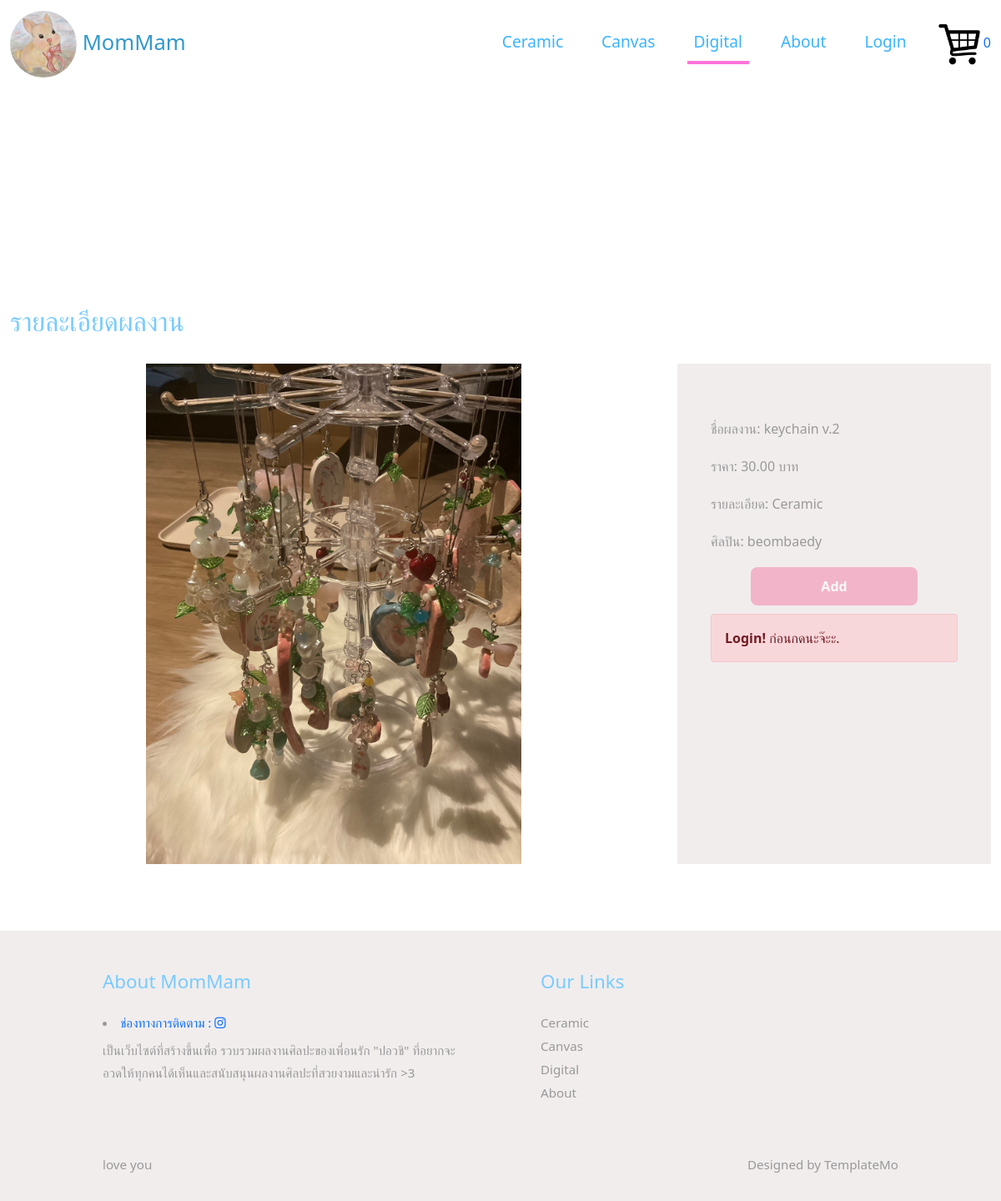
Screenshot of /detail.php?product_id=8 with the database file from the repository.
### tables this page shows
CREATE TABLE `products` (
  `product_id` int(11) NOT NULL,
  `product_name` varchar(100) NOT NULL,
  `category` varchar(100) NOT NULL,
  `price` decimal(10,2) NOT NULL,
  `stock_quantity` int(11) NOT NULL DEFAULT '0',
  `product_img` varchar(100) NOT NULL,
  `artist` varchar(100) NOT NULL
);

### detail.php (the view, shortened to what this page needs)
<?php
include 'server.php';
$cart_count = isset($_SESSION['cart']) ? count($_SESSION['cart']) : 0;
if (isset($_GET["product_id"])) {
    $product_id = mysqli_real_escape_string($conn, $_GET["product_id"]);
    $sql = "SELECT * FROM products WHERE product_id = '$product_id'";
    $query = mysqli_query($conn, $sql);
    if ($query && mysqli_num_rows($query) > 0) {
        $result = mysqli_fetch_array($query, MYSQLI_ASSOC);
    } else {
        echo "ไม่พบข้อมูลสินค้า";
        exit();
    }
} else {
    echo "ไม่พบรหัสสินค้า";
    exit();
}
?>
<!DOCTYPE html>
<html lang="th">
<head>
    <link rel="stylesheet" href="css/bootstrap.min.css">
    <link rel="stylesheet" href="fontawesome/css/all.min.css">
    <link rel="stylesheet" href="css/templatemo-style.css">
    <link rel="stylesheet" href="css/index.css">
</head>
<body>
    <nav class="navbar navbar-expand-lg">
        <div class="container-fluid">
            <a class="navbar-brand" href="index.html">
                <img src="img/dis.jpg" class="logo-image">
                MomMam
            </a>
            <div class="collapse navbar-collapse" id="navbarSupportedContent">
                <ul class="navbar-nav ml-auto mb-2 mb-lg-0">
                    <li class="nav-item">
                        <a class="nav-link nav-link-1" href="index.php">Ceramic</a>
                    </li>
                    <li class="nav-item">
                        <a class="nav-link nav-link-5" href="canvas.php">Canvas</a>
                    </li>
                    <li class="nav-item">
                        <a class="nav-link nav-link-6 active" aria-current="page" href="Digital.php">Digital</a>
                    </li>
                    <li class="nav-item">
                        <a class="nav-link nav-link-3" href="about.php">About</a>
                    </li>
                    <li class="nav-item">
                        <?php
                        if (empty($_SESSION['username'])) {
                            echo "<a class='nav-link nav-link-3' href='login.php'>Login</a>";
                        } else {
                            echo "<a class='nav-link nav-link-3' href='logout.php'>Logout</a>";
                        }
                        ?>
                    </li>
                    <li class="nav-item">
                        <a href="cart.php" id="cart" class="cart">
                            <img src="img/cart.png" alt="Shopping Cart" style="width: 50px; height: auto;">
                            <span id="cart-count"><?php echo $cart_count; ?></span>
                        </a>
                    </li>
                </ul>
            </div>
        </div>
    </nav>
    <div class="tm-kunjae d-flex justify-content-center align-items-center" data-parallax="scroll" data-image-src="img/ปั้นยังไม่เผาเล็ก1.jpg">
        <a class="txt-wellcome">ขอบคุณสำหรับการเยี่ยมชมเว็บไซต์</a>
    </div>
    <div class="container-fluid tm-container-content tm-mt-60">
        <div class="row mb-4">
            <h2 class="col-12 tm-text-primary">รายละเอียดผลงาน</h2>
        </div>
        <div class="row tm-mb-90">
            <div class="col-xl-8 col-lg-7 col-md-6 col-sm-12">
                <div class="maincanvas">
                    <img src="<?php echo isset($result['product_img']) ? 'img/' . $result['product_img'] : 'img/default.jpg'; ?>" alt="Image" class="img-fluid01">
                </div>
            </div>
            <div class="col-xl-4 col-lg-5 col-md-6 col-sm-12">
                <div class="tm-bg-gray tm-video-details">
                    <p class="mb-4">
                    <p>ชื่อผลงาน: <?php echo isset($result['product_name']) ? $result['product_name'] : 'ไม่มีชื่อสินค้า'; ?></p>
                    <p>ราคา: <?php echo isset($result['price']) ? $result['price'] : 'ไม่ระบุ'; ?> บาท</p>
                    <p>รายละเอียด: <?php echo isset($result['category']) ? $result['category'] : 'ไม่มีข้อมูล'; ?></p>
                    <p>ศิลปิน: <?php echo isset($result['artist']) ? $result['artist'] : 'ไม่ระบุ'; ?></p>
                    <?php
                    if(!empty($_SESSION['username'])){
                        if($result['stock_quantity']>0){
                            echo '<button type="button" class="btn btn-bottos" onclick="addToCart(' . $result['product_id'] . ', \'' . htmlspecialchars($result['product_name']) . '\', ' . htmlspecialchars($result['price']) . ')">Add</button>';
                        }else{
                            echo '<button type="button" class="btn btn-bottos" disabled onclick="addToCart(' . $result['product_id'] . ', \'' . htmlspecialchars($result['product_name']) . '\', ' . htmlspecialchars($result['price']) . ')">Add</button>';
                        echo "<div class='alert alert-danger alert-dismissible fade show'>
                                <strong>Out of Stock!</strong> สินค้าหมดอดนะจ๊ะ.
                                </div>";
                        }
                    }else{
                        echo '<button type="button" class="btn btn-bottos" disabled onclick="addToCart(' . $result['product_id'] . ', \'' . htmlspecialchars($result['product_name']) . '\', ' . htmlspecialchars($result['price']) . ')">Add</button>';
                        echo "<div class='alert alert-danger alert-dismissible fade show'>
                                <strong>Login!</strong> ก่อนกดนะจ๊ะะ.
                            </div>";
                    }
                    ?>
                </div>
            </div>
        </div>
    </div>
</body>
<footer class="tm-bg-gray pt-5 pb-3 tm-text-gray tm-footer">
    <div class="container-fluid tm-container-small">
        <div class="row">
            <div class="col-lg-6 col-md-12 col-12 px-5 mb-5">
                <h3 class="tm-text-primary mb-4 tm-footer-title">About MomMam</h3>
                <li class="mb-2"><a href="https://www.instagram.com/beombaedy.studio?igsh=cWF3YW5vZmR6MmNk">ช่องทางการติดตาม : <i class="fab fa-instagram"></i></a></li>
                <p>เป็นเว็บไซต์ที่สร้างขึ้นเพื่อ รวบรวมผลงานศิลปะของเพื่อนรัก "ปอวชิ" ที่อยากจะอวดให้ทุกคนได้เห็นและสนับสนุนผลงานศิลปะที่สวยงามและน่ารัก >3</p>
            </div>
            <div class="col-lg-3 col-md-6 col-sm-6 col-12 px-5 mb-5">
                <h3 class="tm-text-primary mb-4 tm-footer-title">Our Links</h3>
                <ul class="tm-footer-links pl-0">
                    <li><a href="index.php">Ceramic</a></li>
                    <li><a href="canvas.php">Canvas</a></li>
                    <li><a href="Digital.php">Digital</a></li>
                    <li><a href="about.php">About</a></li>
                </ul>
            </div>
        </div>
        <div class="row">
            <div class="col-lg-8 col-md-7 col-12 px-5 mb-3">
                love you
            </div>
            <div class="col-lg-4 col-md-5 col-12 px-5 text-right">
                Designed by <a href="https://templatemo.com" class="tm-text-gray" rel="sponsored" target="_parent">TemplateMo</a>
            </div>
        </div>
    </div>
</footer>
</html>

### css/templatemo-style.css (style rules this page uses)
p { line-height: 1.8; }
a { text-decoration: none; transition: all 0.3s ease; }
.container-fluid { max-width: 1770px; }
.tm-container-small { max-width: 1050px; }
.btn { border-radius: 0; }
.navbar-brand { color: #3399CC; font-size: 1.6rem; }
.logo-image { width: 80px; border-radius: 100px; height: 80px; border: 0px solid #fff9f9; background: #f4f4f4; text-align: center; }
.tm-mt-60 { margin-top: 60px; }
.tm-mb-90 { margin-bottom: 80px; }
.tm-text-primary { color: #78cbff; }
.tm-bg-gray { background-color: #f1eded; }
.nav-item { margin-right: 30px; }
.nav-item:last-child { margin-right: 0; }
.nav-link { color: #3ab4ff; border-bottom: 4px solid transparent; font-size: 1.2rem; }
.nav-link-6.active, .nav-link-6:hover { border-color: #ff74d8; }
p, .tm-text-gray { color: #999999; }
.tm-footer-links li { list-style: none; margin-bottom: 5px; }
.tm-footer-links li a { color: #999999; }
.tm-footer { font-size: 0.95rem; }
.tm-footer-title { font-size: 1.4rem; }
.tm-video-details { height: 100%; padding: 40px; }
.tm-kunjae { height: 200px; }
.img-fluid01 { height: 600px; width: auto; }
.maincanvas { text-align: center; width: 100%; }
.txt-wellcome { font-size: 1.2rem; color: rgb(255, 255, 255); }
* { box-sizing:border-box }
.active, .dot:hover { background-color: #ffffff; }
.fade { animation-name: fade; animation-duration: 10000000s; }

### css/index.css (style rules this page uses)
.btn-bottos { display: block; width: 100%; max-width: 200px; margin: 10px auto; padding: 10px 15px; background-color: #f497b6; color: #ffffff; font-weight: bold; text-align: center; border-radius: 8px; text-decoration: none; box-shadow: #3498db; transition: all 0.3s; }

### rows the page displays
products: product_img (picture), product_name "keychain v.2", price "30.00", category "Ceramic", artist "beombaedy"

### other values shown
$cart_count "0"
